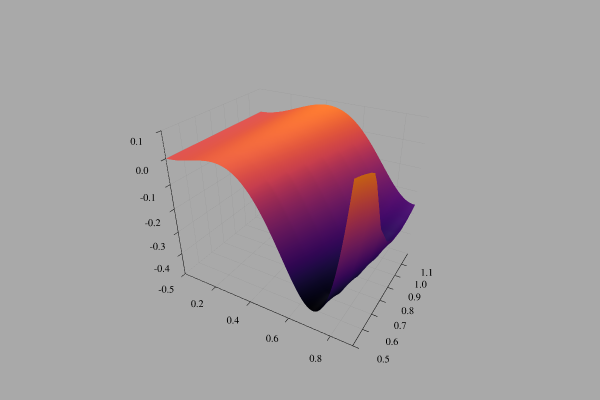

The notebook cell this image was saved under:
### Code cell
plot([r for r in 0.01:0.01:0.9], [a for a in 0.5:0.1:1.2], (r,a) -> R1(r,1; a=a), legend=false, 
    background_color="darkgrey", st=:surface, zlims=(-0.5,0.1))

### Figure 1 — Plotly figure (JSON) as saved in the notebook; plotly's stock layout.template omitted (floating-point values rounded to 4 significant figures; data arrays with more than 128 entries replaced by an {"elided": "..."} marker saying what was removed)
{"data": [{"colorbar": {"title": ""}, "colorscale": {"elided": "256x2 mixed values"}, "hoverinfo": "none", "name": "y1", "opacity": null, "showlegend": false, "showscale": false, "type": "surface", "x": [0.01, 0.02, 0.03, 0.04, 0.05, 0.06, 0.07, 0.08, 0.09, 0.1, 0.11, 0.12, 0.13, 0.14, 0.15, 0.16, 0.17, 0.18, 0.19, 0.2, 0.21, 0.22, 0.23, 0.24, 0.25, 0.26, 0.27, 0.28, 0.29, 0.3, 0.31, 0.32, 0.33, 0.34, 0.35, 0.36, 0.37, 0.38, 0.39, 0.4, 0.41, 0.42, 0.43, 0.44, 0.45, 0.46, 0.47, 0.48, 0.49, 0.5, 0.51, 0.52, 0.53, 0.54, 0.55, 0.56, 0.57, 0.58, 0.59, 0.6, 0.61, 0.62, 0.63, 0.64, 0.65, 0.66, 0.67, 0.68, 0.69, 0.7, 0.71, 0.72, 0.73, 0.74, 0.75, 0.76, 0.77, 0.78, 0.79, 0.8, 0.81, 0.82, 0.83, 0.84, 0.85, 0.86, 0.87, 0.88, 0.89, 0.9], "xaxis": "x1", "y": [0.5, 0.6, 0.7, 0.8, 0.9, 1, 1.1, 1.2], "yaxis": "y1", "z": {"elided": "8x90 float values"}, "zmax": 0.318, "zmin": -0.4204}], "layout": {"annotations": [], "height": 400, "margin": {"b": 20, "l": 0, "r": 0, "t": 20}, "paper_bgcolor": "rgba(169, 169, 169, 1.000)", "plot_bgcolor": "rgba(169, 169, 169, 1.000)", "scene": {"camera": {"eye": {"x": 1.126, "y": -1.95, "z": 1.3}}, "xaxis": {"anchor": "y1", "domain": [0.05101, 0.9934], "gridcolor": "rgba(0, 0, 0, 0.100)", "gridwidth": 0.5, "linecolor": "rgba(0, 0, 0, 1.000)", "mirror": false, "range": [0.01, 0.9], "showgrid": true, "showline": true, "showticklabels": true, "tickangle": 0, "tickcolor": "rgb(0, 0, 0)", "tickfont": {"color": "rgba(0, 0, 0, 1.000)", "family": "sans-serif", "size": 11}, "tickmode": "array", "ticks": "inside", "ticktext": ["0.2", "0.4", "0.6", "0.8"], "tickvals": [0.2, 0.4, 0.6, 0.8], "title": "", "titlefont": {"color": "rgba(0, 0, 0, 1.000)", "family": "sans-serif", "size": 15}, "type": "-", "visible": true, "zeroline": false, "zerolinecolor": "rgba(0, 0, 0, 1.000)"}, "yaxis": {"anchor": "x1", "domain": [0.03762, 0.9902], "gridcolor": "rgba(0, 0, 0, 0.100)", "gridwidth": 0.5, "linecolor": "rgba(0, 0, 0, 1.000)", "mirror": false, "range": [0.5, 1.2], "showgrid": true, "showline": true, "showticklabels": true, "tickangle": 0, "tickcolor": "rgb(0, 0, 0)", "tickfont": {"color": "rgba(0, 0, 0, 1.000)", "family": "sans-serif", "size": 11}, "tickmode": "array", "ticks": "inside", "ticktext": ["0.5", "0.6", "0.7", "0.8", "0.9", "1.0", "1.1"], "tickvals": [0.5, 0.6, 0.7, 0.8, 0.9, 1, 1.1], "title": "", "titlefont": {"color": "rgba(0, 0, 0, 1.000)", "family": "sans-serif", "size": 15}, "type": "-", "visible": true, "zeroline": false, "zerolinecolor": "rgba(0, 0, 0, 1.000)"}, "zaxis": {"gridcolor": "rgba(0, 0, 0, 0.100)", "gridwidth": 0.5, "linecolor": "rgba(0, 0, 0, 1.000)", "mirror": false, "range": [-0.5, 0.1], "showgrid": true, "showline": true, "showticklabels": true, "tickangle": 0, "tickcolor": "rgb(0, 0, 0)", "tickfont": {"color": "rgba(0, 0, 0, 1.000)", "family": "sans-serif", "size": 11}, "tickmode": "array", "ticks": "inside", "ticktext": ["-0.5", "-0.4", "-0.3", "-0.2", "-0.1", "0.0", "0.1"], "tickvals": [-0.5, -0.4, -0.3, -0.2, -0.1, 0, 0.1], "title": "", "titlefont": {"color": "rgba(0, 0, 0, 1.000)", "family": "sans-serif", "size": 15}, "type": "-", "visible": true, "zeroline": false, "zerolinecolor": "rgba(0, 0, 0, 1.000)"}}, "showlegend": false, "width": 600}}
